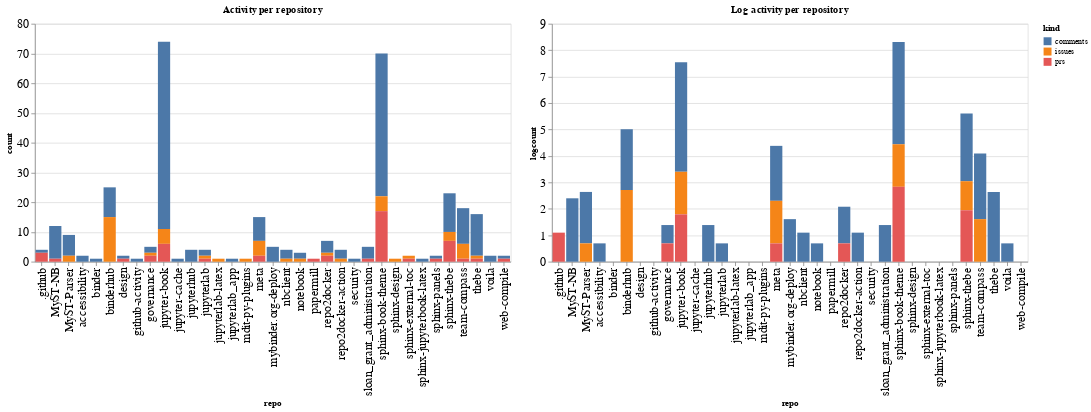

Notebook source saved alongside this figure:
### Code cell
ch1 = alt.Chart(repo_summaries, width=600, title="Activity per repository").mark_bar().encode(
    x='repo',
    y='count',
    color='kind',
    tooltip="kind"
)

ch2 = alt.Chart(repo_summaries, width=600, title="Log activity per repository").mark_bar().encode(
    x='repo',
    y='logcount',
    color='kind',
    tooltip="kind"
)

ch1 | ch2

### Figure 1 — Vega-Lite specification as saved in the notebook (floating-point values rounded to 4 significant figures)
{"config": {"axisLeft": {"labelFontSize": 15}, "axisBottom": {"labelFontSize": 15}}, "hconcat": [{"mark": "bar", "encoding": {"color": {"type": "nominal", "field": "kind"}, "tooltip": {"type": "nominal", "field": "kind"}, "x": {"type": "nominal", "field": "repo"}, "y": {"type": "quantitative", "field": "count"}}, "title": "Activity per repository", "width": 600}, {"mark": "bar", "encoding": {"color": {"type": "nominal", "field": "kind"}, "tooltip": {"type": "nominal", "field": "kind"}, "x": {"type": "nominal", "field": "repo"}, "y": {"type": "quantitative", "field": "logcount"}}, "title": "Log activity per repository", "width": 600}], "data": {"name": "data-897b9774d1d170fb9a33ce216fb209f6"}, "$schema": "https://vega.github.io/schema/vega-lite/v4.8.1.json", "datasets": {"data-897b9774d1d170fb9a33ce216fb209f6": [{"repo": ".github", "kind": "comments", "count": 1, "logcount": 0.0}, {"repo": ".github", "kind": "prs", "count": 3, "logcount": 1.099}, {"repo": "MyST-NB", "kind": "comments", "count": 11, "logcount": 2.398}, {"repo": "MyST-NB", "kind": "prs", "count": 1, "logcount": 0.0}, {"repo": "MyST-Parser", "kind": "comments", "count": 7, "logcount": 1.946}, {"repo": "MyST-Parser", "kind": "issues", "count": 2, "logcount": 0.6931}, {"repo": "accessibility", "kind": "comments", "count": 2, "logcount": 0.6931}, {"repo": "binder", "kind": "comments", "count": 1, "logcount": 0.0}, {"repo": "binderhub", "kind": "comments", "count": 10, "logcount": 2.303}, {"repo": "binderhub", "kind": "issues", "count": 15, "logcount": 2.708}, {"repo": "design", "kind": "comments", "count": 1, "logcount": 0.0}, {"repo": "design", "kind": "prs", "count": 1, "logcount": 0.0}, {"repo": "github-activity", "kind": "comments", "count": 1, "logcount": 0.0}, {"repo": "governance", "kind": "comments", "count": 2, "logcount": 0.6931}, {"repo": "governance", "kind": "issues", "count": 1, "logcount": 0.0}, {"repo": "governance", "kind": "prs", "count": 2, "logcount": 0.6931}, {"repo": "jupyter-book", "kind": "comments", "count": 63, "logcount": 4.143}, {"repo": "jupyter-book", "kind": "issues", "count": 5, "logcount": 1.609}, {"repo": "jupyter-book", "kind": "prs", "count": 6, "logcount": 1.792}, {"repo": "jupyter-cache", "kind": "comments", "count": 1, "logcount": 0.0}, {"repo": "jupyterhub", "kind": "comments", "count": 4, "logcount": 1.386}, {"repo": "jupyterlab", "kind": "comments", "count": 2, "logcount": 0.6931}, {"repo": "jupyterlab", "kind": "issues", "count": 1, "logcount": 0.0}, {"repo": "jupyterlab", "kind": "prs", "count": 1, "logcount": 0.0}, {"repo": "jupyterlab-latex", "kind": "issues", "count": 1, "logcount": 0.0}, {"repo": "jupyterlab_app", "kind": "comments", "count": 1, "logcount": 0.0}, {"repo": "mdit-py-plugins", "kind": "issues", "count": 1, "logcount": 0.0}, {"repo": "meta", "kind": "comments", "count": 8, "logcount": 2.079}, {"repo": "meta", "kind": "issues", "count": 5, "logcount": 1.609}, {"repo": "meta", "kind": "prs", "count": 2, "logcount": 0.6931}, {"repo": "mybinder.org-deploy", "kind": "comments", "count": 5, "logcount": 1.609}, {"repo": "nbclient", "kind": "comments", "count": 3, "logcount": 1.099}, {"repo": "nbclient", "kind": "issues", "count": 1, "logcount": 0.0}, {"repo": "notebook", "kind": "comments", "count": 2, "logcount": 0.6931}, {"repo": "notebook", "kind": "issues", "count": 1, "logcount": 0.0}, {"repo": "papermill", "kind": "prs", "count": 1, "logcount": 0.0}, {"repo": "repo2docker", "kind": "comments", "count": 4, "logcount": 1.386}, {"repo": "repo2docker", "kind": "issues", "count": 1, "logcount": 0.0}, {"repo": "repo2docker", "kind": "prs", "count": 2, "logcount": 0.6931}, {"repo": "repo2docker-action", "kind": "comments", "count": 3, "logcount": 1.099}, {"repo": "repo2docker-action", "kind": "issues", "count": 1, "logcount": 0.0}, {"repo": "security", "kind": "comments", "count": 1, "logcount": 0.0}, {"repo": "sloan_grant_administration", "kind": "comments", "count": 4, "logcount": 1.386}, {"repo": "sloan_grant_administration", "kind": "prs", "count": 1, "logcount": 0.0}, {"repo": "sphinx-book-theme", "kind": "comments", "count": 48, "logcount": 3.871}, {"repo": "sphinx-book-theme", "kind": "issues", "count": 5, "logcount": 1.609}, {"repo": "sphinx-book-theme", "kind": "prs", "count": 17, "logcount": 2.833}, {"repo": "sphinx-design", "kind": "issues", "count": 1, "logcount": 0.0}, {"repo": "sphinx-external-toc", "kind": "issues", "count": 1, "logcount": 0.0}, {"repo": "sphinx-external-toc", "kind": "prs", "count": 1, "logcount": 0.0}, {"repo": "sphinx-jupyterbook-latex", "kind": "comments", "count": 1, "logcount": 0.0}, {"repo": "sphinx-panels", "kind": "comments", "count": 1, "logcount": 0.0}, {"repo": "sphinx-panels", "kind": "prs", "count": 1, "logcount": 0.0}, {"repo": "sphinx-thebe", "kind": "comments", "count": 13, "logcount": 2.565}, {"repo": "sphinx-thebe", "kind": "issues", "count": 3, "logcount": 1.099}, {"repo": "sphinx-thebe", "kind": "prs", "count": 7, "logcount": 1.946}, {"repo": "team-compass", "kind": "comments", "count": 12, "logcount": 2.485}, {"repo": "team-compass", "kind": "issues", "count": 5, "logcount": 1.609}, {"repo": "team-compass", "kind": "prs", "count": 1, "logcount": 0.0}, {"repo": "thebe", "kind": "comments", "count": 14, "logcount": 2.639}, {"repo": "thebe", "kind": "issues", "count": 1, "logcount": 0.0}, {"repo": "thebe", "kind": "prs", "count": 1, "logcount": 0.0}, {"repo": "voila", "kind": "comments", "count": 2, "logcount": 0.6931}, {"repo": "web-compile", "kind": "comments", "count": 1, "logcount": 0.0}, {"repo": "web-compile", "kind": "prs", "count": 1, "logcount": 0.0}]}}
